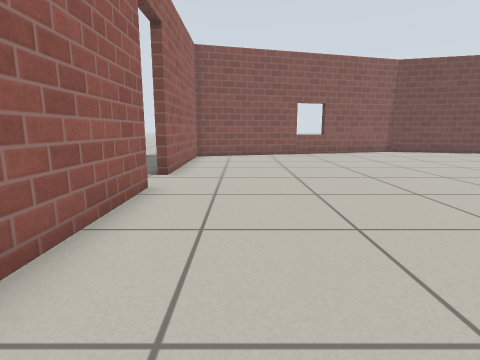
view 1 (above)

12 first-person views from a walk through a world built for the Gazebo simulator. The camera is 0.63 m above the floor, tilts 10° down and sees 80° across. The floor is counted in squares, 0.5 m on a side. Each view is taken from the middle of a square. On the plan, view 1 faces up. The plan holds only what a view shows up to about 13 squares ahead; the rest is blank. Gazebo's built-in surfaces are drawn with simple patterns.

view 2
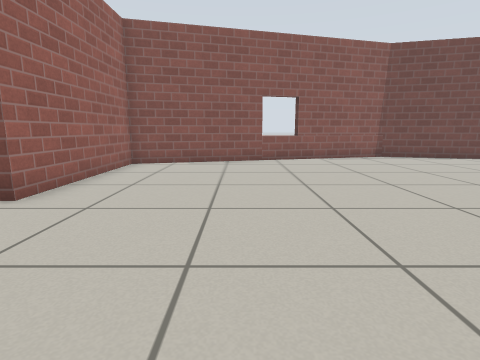

view 3
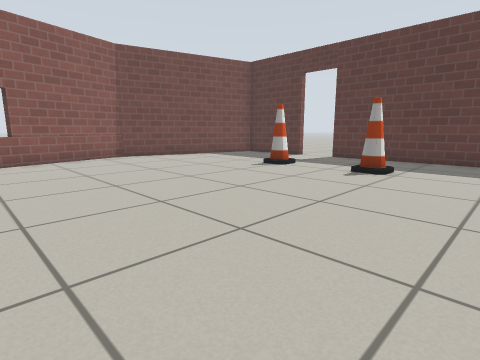

view 4
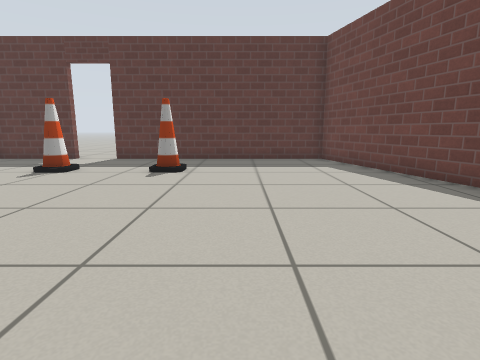

view 5
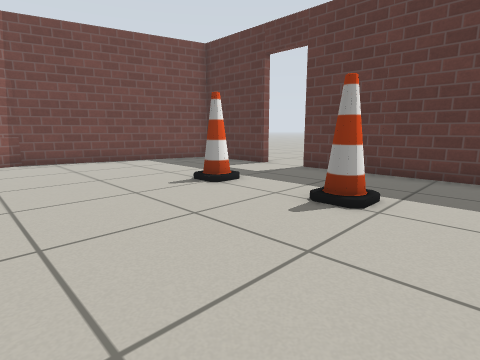

view 6
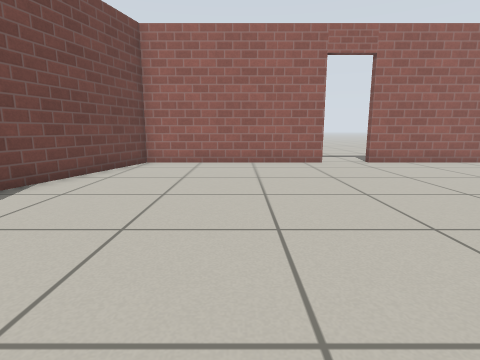

view 7
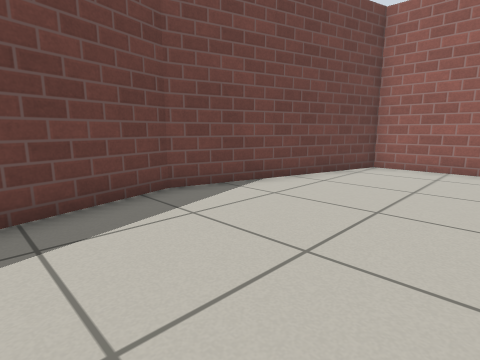

view 8
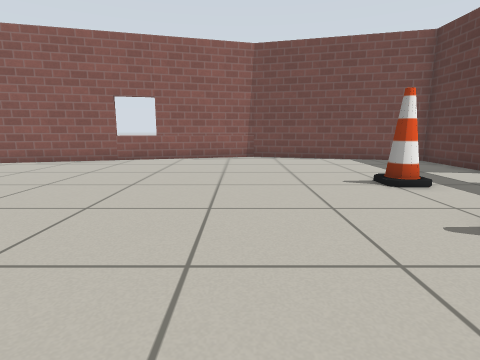

view 9
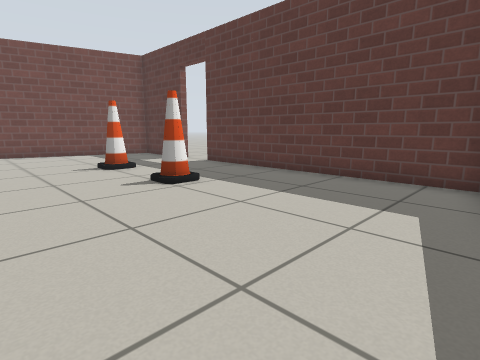

view 10
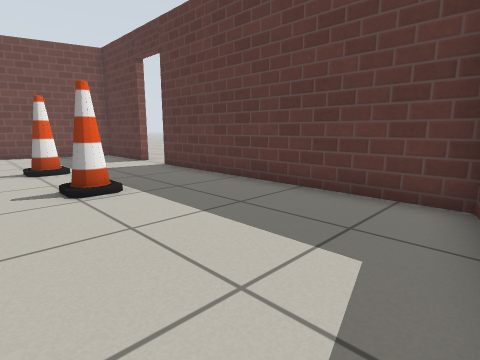

view 11
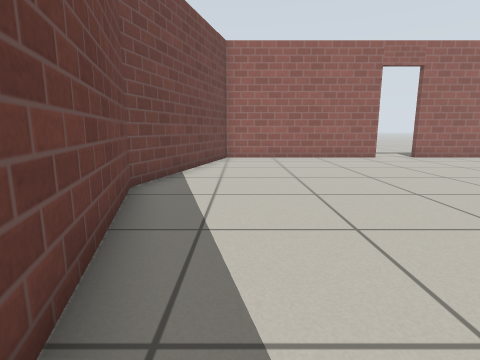

view 12
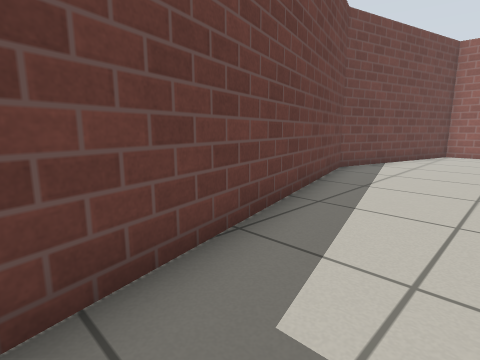

### Floor plan
Points are (right, up) in squares from view 1. A wall is a line through its corners. A room is listed if a view was taken in it or the views show most of it. See-through windows are left out.
Room 1 (views 1, 2, 3, 4, 5, 6, 7, 8, 9, 10, 11, 12)
walls: (-2, 6.2) (-2, -0.6) (4.8, -2.4) (15.5, 0.4) (15.5, 9.4); (15.5, 11.2) (15.5, 14.6) (8.6, 16.4) (-2, 13.6) (-2, 7.9)
ways out: open door at (-2, 7.5); open door at (15.7, 10.3)
objects: cone (12, 6); cone (12, 10)

Where each view was taken, in squares from view 1:
view 1: 0 up, 0 right, facing up
view 2: 3 up, 2 right, facing up
view 3: 3 up, 3 right, facing up-right
view 4: 4 up, 3 right, facing right
view 5: 4 up, 7 right, facing up-right
view 6: 3 up, 9 right, facing left
view 7: 3 up, 8 right, facing down-left
view 8: 3 up, 8 right, facing up
view 9: 0 up, 8 right, facing up-right
view 10: 0 up, 10 right, facing up-right
view 11: 0 up, 11 right, facing left
view 12: 2 up, 14 right, facing down-left
